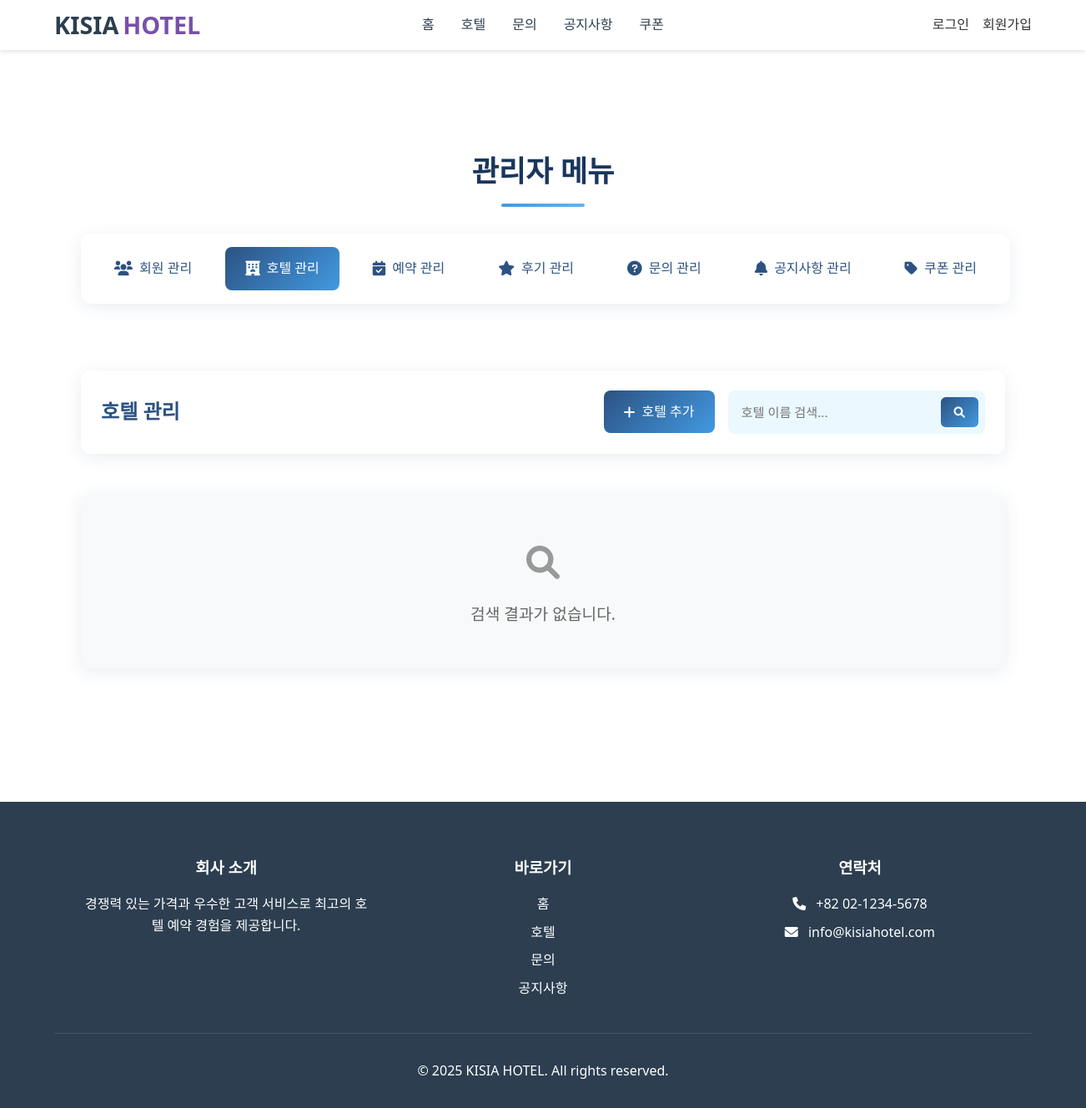
Page /admin/admin.php?tab=hotels on the earlier database version.
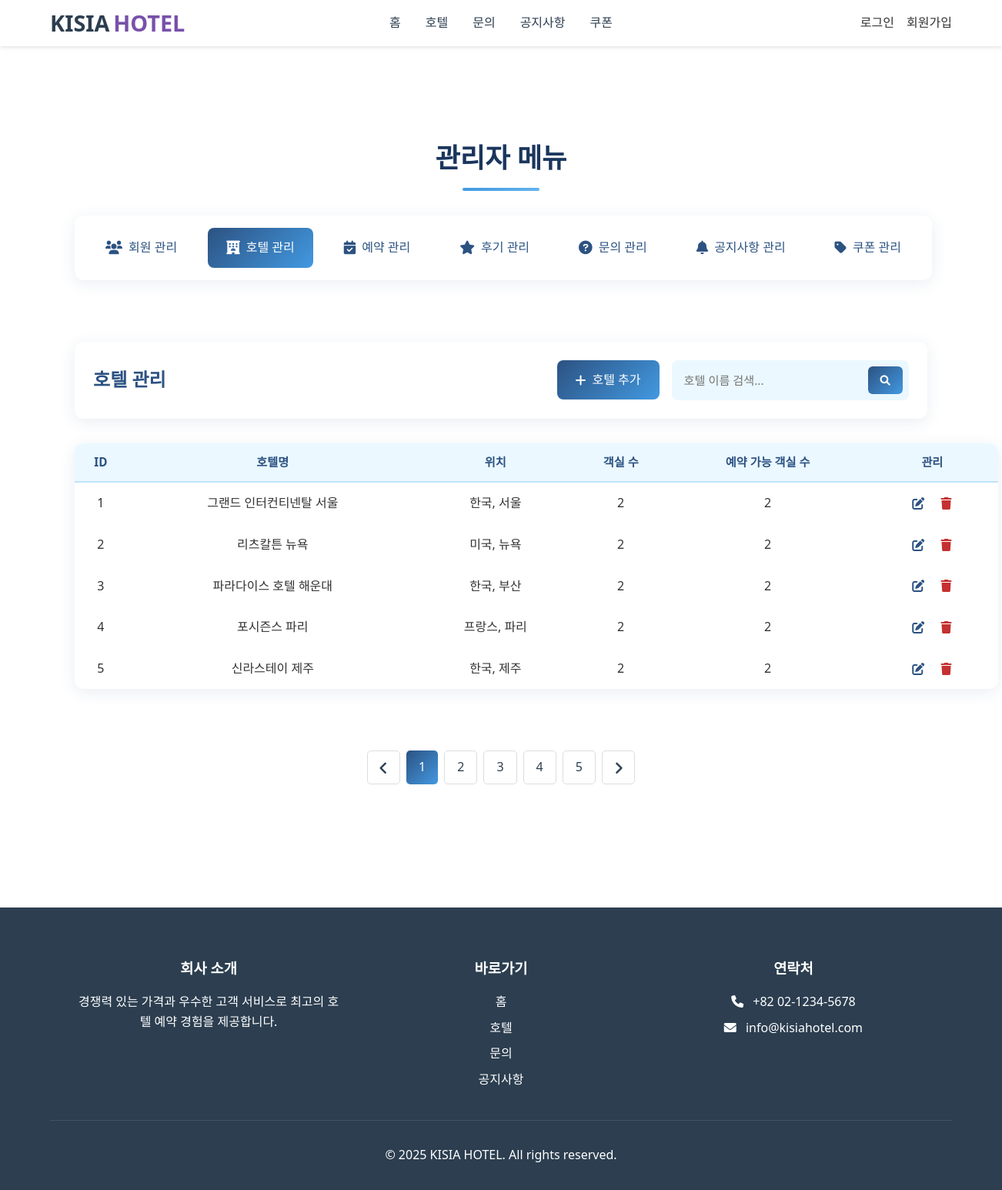
Same page on the later database version.
### tables this page shows
CREATE TABLE hotels (
    hotel_id INT PRIMARY KEY AUTO_INCREMENT,
    name VARCHAR(100) NOT NULL,
    location VARCHAR(200) NOT NULL,
    description TEXT,
    price_per_night INT NOT NULL,
    rating DECIMAL(2,1),
    main_image VARCHAR(255),
    detail_image_1 VARCHAR(255),
    detail_image_2 VARCHAR(255),
    detail_image_3 VARCHAR(255),
    detail_image_4 VARCHAR(255)
);

### includes/info_for_admin.php (called while the page is built, shortened)
<?php
include_once __DIR__ . '/../includes/db_connection.php';
$current_tab = isset($_GET['tab']) ? $_GET['tab'] : 'users';
$items_per_page = 5;
$page = isset($_GET['page']) ? (int)$_GET['page'] : 1;
$offset = ($page - 1) * $items_per_page;
if ($current_tab === 'users') {
    if (isset($_GET['user_name_search']) && trim($_GET['user_name_search']) !== '') {
        $keyword = trim($_GET['user_name_search']);
        $count_sql = "SELECT COUNT(*) as total FROM users WHERE username LIKE '%$keyword%'";
        $count_result = $conn->query($count_sql);
        $total_items = $count_result->fetch_assoc()['total'];
        $total_pages = ceil($total_items / $items_per_page);
        $sql = "SELECT * FROM users WHERE username LIKE '%$keyword%' ORDER BY user_id ASC LIMIT $offset, $items_per_page";
        $result = $conn->query($sql);
        $users = [];
        if ($result && $result->num_rows > 0) {
            while ($row = $result->fetch_assoc()) {
                $users[] = $row;
            }
        }
    }
    else {
        $count_sql = "SELECT COUNT(*) as total FROM users";
        $count_result = $conn->query($count_sql);
        $total_items = $count_result->fetch_assoc()['total'];
        $total_pages = ceil($total_items / $items_per_page);
        $sql = "SELECT * FROM users ORDER BY user_id ASC LIMIT $offset, $items_per_page";
        $result = $conn->query($sql);
        $users = [];
        if ($result && $result->num_rows > 0) {
            while ($row = $result->fetch_assoc()) {
                $users[] = $row;
            }
        }
    }
}
else if ($current_tab === 'hotels') {
    if (isset($_GET['hotel_name_search']) && trim($_GET['hotel_name_search']) !== '') {
        $keyword = trim($_GET['hotel_name_search']);
        $count_sql = "SELECT COUNT(DISTINCT h.hotel_id) as total FROM hotels h WHERE h.name LIKE '%$keyword%'";
        $count_result = $conn->query($count_sql);
        $total_items = $count_result->fetch_assoc()['total'];
        $total_pages = ceil($total_items / $items_per_page);
        $sql = "SELECT h.hotel_id, h.name, h.location,
                COUNT(r.room_id) as room_count,
                SUM(CASE WHEN r.status = 'available' THEN 1 ELSE 0 END) as available_room_count
                FROM hotels h
                LEFT JOIN rooms r ON h.hotel_id = r.hotel_id
                WHERE h.name LIKE '%$keyword%'
                GROUP BY h.hotel_id
                ORDER BY h.hotel_id ASC
                LIMIT $offset, $items_per_page";
        $result = $conn->query($sql);
        $hotels = [];
        if ($result && $result->num_rows > 0) {
            while ($row = $result->fetch_assoc()) {
                $hotels[] = $row;
            }
        }
    }
    else {
        $count_sql = "SELECT COUNT(*) as total FROM hotels";
        $count_result = $conn->query($count_sql);
        $sql = "SELECT h.hotel_id, h.name, h.location,
                COUNT(r.room_id) as room_count,
                SUM(CASE WHEN r.status = 'available' THEN 1 ELSE 0 END) as available_room_count
                FROM hotels h
                LEFT JOIN rooms r ON h.hotel_id = r.hotel_id
                GROUP BY h.hotel_id
                ORDER BY h.hotel_id ASC
                LIMIT $offset, $items_per_page";
        $result = $conn->query($sql);
        $hotels = [];
        if ($result && $result->num_rows > 0) {
            while ($row = $result->fetch_assoc()) {
                $hotels[] = $row;
            }
        }
    }
}
?>

### admin/admin.php (the view, shortened to what this page needs)
<?php
include_once __DIR__ . '/../includes/header.php';
include_once __DIR__ . '/../includes/info_for_admin.php';
?>
    <main class="admin-container">
        <h2 class="admin-title">관리자 메뉴</h2>
        <div class="admin-menu">
            <ul>
                <li class="active" data-tab="users">
                    <i class="fas fa-users"></i>
                    회원 관리
                </li>
                <li data-tab="hotels">
                    <i class="fas fa-hotel"></i>
                    호텔 관리
                </li>
                <li data-tab="reservations">
                    <i class="fas fa-calendar-check"></i>
                    예약 관리
                </li>
                <li data-tab="reviews">
                    <i class="fas fa-star"></i>
                    후기 관리
                </li>
                <li data-tab="inquiries">
                    <i class="fas fa-question-circle"></i>
                    문의 관리
                </li>
                <li data-tab="notices">
                    <i class="fas fa-bell"></i>
                    공지사항 관리
                </li>
                <li data-tab="coupons">
                    <i class="fas fa-tag"></i>
                    쿠폰 관리
                </li>
            </ul>
        </div>
        <div class="admin-content">
            <section id="hotels" class="content-section">
                <div class="section-header">
                    <h2>호텔 관리</h2>
                    <div class="search-form-container">
                        <div class="section-actions">
                            <a href="hotel-add.php" class="add-btn"><i class="fas fa-plus"></i> 호텔 추가</a>
                        </div>
                        <form method="get" action="../includes/info_for_admin.php">
                            <div class="admin-search-box">
                                <input type="text" name="hotel_name_search" placeholder="호텔 이름 검색...">
                                <button><i class="fas fa-search"></i></button>
                            </div>
                        </form>
                    </div>
                </div>
                <?php if (empty($hotels)): ?>
                    <div class="admin-no-results">검색 결과가 없습니다.</div>
                <?php else: ?>
                    <div class="table-container">
                        <table class="admin-table">
                            <thead>
                                <tr>
                                    <th>ID</th>
                                    <th>호텔명</th>
                                    <th>위치</th>
                                    <th>객실 수</th>
                                    <th>예약 가능 객실 수</th>
                                    <th style="padding-left: 35px;">관리</th>
                                </tr>
                            </thead>
                            <tbody>
                                <?php foreach ($hotels as $hotel): ?>
                                    <tr>
                                        <td><?= $hotel['hotel_id'] ?></td>
                                        <td><?= $hotel['name'] ?></td>
                                        <td><?= $hotel['location'] ?></td>
                                        <td style="padding-left: 40px;"><?= $hotel['room_count'] ?></td>
                                        <td style="padding-left: 40px;"><?= $hotel['available_room_count'] ?></td>
                                        <td>
                                            <form method="get" action="../admin/hotel-edit.php">
                                                <button name="hotel_edit" class="action-btn edit" value="<?= $hotel['hotel_id'] ?>"><i class="fas fa-edit"></i></button>
                                            </form>
                                            <form method="get" action="../action/admin_delete_action.php">
                                                <button name="hotel_delete" class="action-btn delete" value="<?= $hotel['hotel_id'] ?>"><i class="fas fa-trash"></i></button>
                                            </form>
                                        </td>
                                    </tr>
                                <?php endforeach; ?>
                            </tbody>
                        </table>
                    </div>
                    <?php
                    if (isset($_GET['hotel_name_search'])) {
                        searchPagination($page, $total_pages, 'hotels', $_GET['hotel_name_search']);
                    } else {
                        Adminpagination($page, $total_pages, 'hotels');
                    }
                    ?>
                <?php endif; ?>
            </section>
        </div>
    </main>
<?php include_once __DIR__ . '/../includes/footer.php'; ?>
</body>
</html>

### includes/header.php (shortened to what this page needs)
<?php
include_once __DIR__ . '/../includes/pagination.php';
?>
<!DOCTYPE html>
<html lang="ko">
<head>
    <link rel="stylesheet" href="../style/styles.css">
    <link rel="stylesheet" href="../style/login.css">
    <link rel="stylesheet" href="../style/mypage.css">
    <link rel="stylesheet" href="../style/inquiry.css">
    <link rel="stylesheet" href="../style/review.css">
    <link rel="stylesheet" href="../style/event.css">
    <link rel="stylesheet" href="../style/event-timedeal.css">
    <link rel="stylesheet" href="../style/hotels.css">
    <link rel="stylesheet" href="../style/admin.css">
    <link rel="stylesheet" href="../style/payment.css">
    <link rel="stylesheet" href="../style/hotel-detail.css">
    <link rel="stylesheet" href="../style/hotel-add.css">
    <link rel="stylesheet" href="../style/inquiry.css">
    <link rel="stylesheet" href="../style/coupon.css">
    <link rel="stylesheet" href="https://cdnjs.cloudflare.com/ajax/libs/font-awesome/6.0.0/css/all.min.css">
</head>
<?php if ($_SESSION['is_admin'] ?? false): ?>
    <body>
    <div class="style-header">
        <div class="style-nav">
            <a class="style-logo">KISIA <span>HOTEL</span></a>
            <div class="style-auth-buttons">
                <?php include __DIR__ . '/../action/auto_buttons.php'; ?>
            </div>
        </div>
    </div>
</body>
<?php else: ?>
<body>
    <div class="style-header">
        <div class="style-nav">
            <a href="../index.php" class="style-logo">KISIA <span>HOTEL</span></a>
            <ul class="style-nav-links">
                <li><a href="../index.php">홈</a></li>
                <li><a href="../hotel/hotels.php">호텔</a></li>
                <li><a href="../inquiry/inquiry.php">문의</a></li>
                <li><a href="../notice/notice.php">공지사항</a></li>
                <li><a href="../coupon/coupon-list.php">쿠폰</a></li>
            </ul>
            <div class="style-auth-buttons">
                <?php include __DIR__ . '/../action/auto_buttons.php'; ?>
            </div>
        </div>
    </div>
</body>
<?php endif; ?>
</html>

### action/auto_buttons.php (shortened to what this page needs)
<?php if(!isset($_SESSION['is_login'])): ?>
    <a href="../user/login.php" class="style-auth-btn">로그인</a>
    <a href="../user/signup.php" class="style-auth-btn">회원가입</a>
<?php endif; ?>

### includes/footer.php (shortened to what this page needs)
    <?php if(!isset($_SESSION['is_admin']) || $_SESSION['is_admin'] == 0) { ?>
    <footer class="style-footer">
        <div class="style-footer-content">
            <div class="style-footer-section">
                <h3>회사 소개</h3>
                <p>경쟁력 있는 가격과 우수한 고객 서비스로 최고의 호텔 예약 경험을 제공합니다.</p>
            </div>
            <div class="style-footer-section">
                <h3>바로가기</h3>
                <ul>
                    <li><a href="../index.php">홈</a></li>
                    <li><a href="../hotel/hotels.php">호텔</a></li>
                    <li><a href="../inquiry/inquiry.php">문의</a></li>
                    <li><a href="../notice/notice.php">공지사항</a></li>
                </ul>
            </div>
            <div class="style-footer-section">
                <h3>연락처</h3>
                <p><i class="fas fa-phone"></i> +82 02-1234-5678</p>
                <p><i class="fas fa-envelope"></i> info@kisiahotel.com</p>
            </div>
        </div>
        <div class="style-footer-bottom">
            <p>&copy; 2025 KISIA HOTEL. All rights reserved.</p>
        </div>
    </footer>
    <?php } ?>
</body>
</html>

### includes/pagination.php (shortened to what this page needs)
    <?php
function Adminpagination($current_page, $total_pages, $tab) {
    $start_page = max(1, $current_page - 2);
    $end_page = min($total_pages, $start_page + 4);
    $params = $_GET;
    unset($params['page']);
    $query_string = http_build_query($params);
    $query_string = $query_string ? '&' . $query_string : '';
    ?>
    <div class="admin-pagination">
        <a href="?tab=<?= $tab ?>&page=<?= max(1, $current_page - 1) . $query_string ?>" class="arrow" aria-label="이전 페이지">
            <i class="fas fa-angle-left"></i>
        </a>
        <?php for ($i = $start_page; $i <= $end_page; $i++): ?>
            <a href="?tab=<?= $tab ?>&page=<?= $i . $query_string ?>" class="<?= (int)$i === (int)$current_page ? 'active' : '' ?>">
                <?= $i ?>
            </a>
        <?php endfor; ?>
        <a href="?tab=<?= $tab ?>&page=<?= min($total_pages, $current_page + 1) . $query_string ?>" class="arrow" aria-label="다음 페이지">
            <i class="fas fa-angle-right"></i>
        </a>
    </div>
    <?php
}
    ?>

### style/styles.css (style rules this page uses)
* { margin: 0; padding: 0; box-sizing: border-box; font-family: 'Segoe UI', Tahoma, Geneva, Verdana, sans-serif; }
body { line-height: 1.6; color: #333; }
a { text-decoration: none; color: inherit; }
.style-header { background-color: #fff; box-shadow: 0 2px 5px rgba(0, 0, 0, 0.1); position: fixed; width: 100%; top: 0; z-index: 1000; height: 60px; }
.style-nav { display: flex; justify-content: space-between; align-items: center; padding: 1rem 5%; max-width: 1400px; margin: 0 auto; position: relative; height: 60px; }
.style-logo { font-size: 1.8rem; font-weight: bold; color: #2c3e50; display: flex; align-items: center; gap: 0.3rem; position: absolute; left: 5%; }
.style-logo span { color: #7851A9; font-weight: 800; }
.style-nav-links { display: flex; list-style: none; gap: 2rem; margin: 0 auto; }
.style-nav-links li { white-space: nowrap; }
.style-nav-links a { text-decoration: none; color: #2c3e50; font-weight: 500; transition: color 0.3s; }
.style-auth-buttons { display: flex; gap: 1rem; position: absolute; right: 5%; }
.style-footer { background-color: #2c3e50; color: white; padding: 4rem 5% 2rem; }
.style-footer-content { display: grid; grid-template-columns: repeat(auto-fit, minmax(250px, 1fr)); gap: 2rem; max-width: 1400px; margin: 0 auto; padding: 0 2rem; }
.style-footer-section { text-align: center; }
.style-footer-section h3 { margin-bottom: 1rem; color: white; }
.style-footer-section ul { list-style: none; padding: 0; }
.style-footer-section ul li { margin-bottom: 0.5rem; }
.style-footer-section a { color: white; text-decoration: none; transition: color 0.3s; }
.style-footer-section p { margin-bottom: 0.5rem; color: white; }
.style-footer-section i { margin-right: 0.5rem; color: white; }
.style-footer-bottom { text-align: center; margin-top: 2rem; padding-top: 2rem; border-top: 1px solid rgba(255, 255, 255, 0.1); color: white; }

### style/mypage.css (style rules this page uses)
.content-section { display: none; }
.content-section.active { display: block; }

### style/review.css (style rules this page uses)
.action-btn { display: flex; align-items: center; gap: 0.3rem; color: #666; cursor: pointer; border: none; background: none; font-size: 0.9rem; transition: color 0.3s; white-space: nowrap; }
.action-btn i { margin-right: 0; }

Differences in the rows shown:
added hotels: hotel_id "1", name "그랜드 인터컨티넨탈 서울", location "한국, 서울", room_count "2", available_room_count "2"
added hotels: hotel_id "2", name "리츠칼튼 뉴욕", location "미국, 뉴욕", room_count "2", available_room_count "2"
added hotels: hotel_id "3", name "파라다이스 호텔 해운대", location "한국, 부산", room_count "2", available_room_count "2"
added hotels: hotel_id "4", name "포시즌스 파리", location "프랑스, 파리", room_count "2", available_room_count "2"
added hotels: hotel_id "5", name "신라스테이 제주", location "한국, 제주", room_count "2", available_room_count "2"
Other differences:
text no longer shown: "검색 결과가 없습니다."
text now shown: "ID 호텔명 위치 객실 수 예약 가능 객실 수 관리"
new list line: "1"
new list line: "2"
new list line: "3"
new list line: "4"
new list line: "5"
